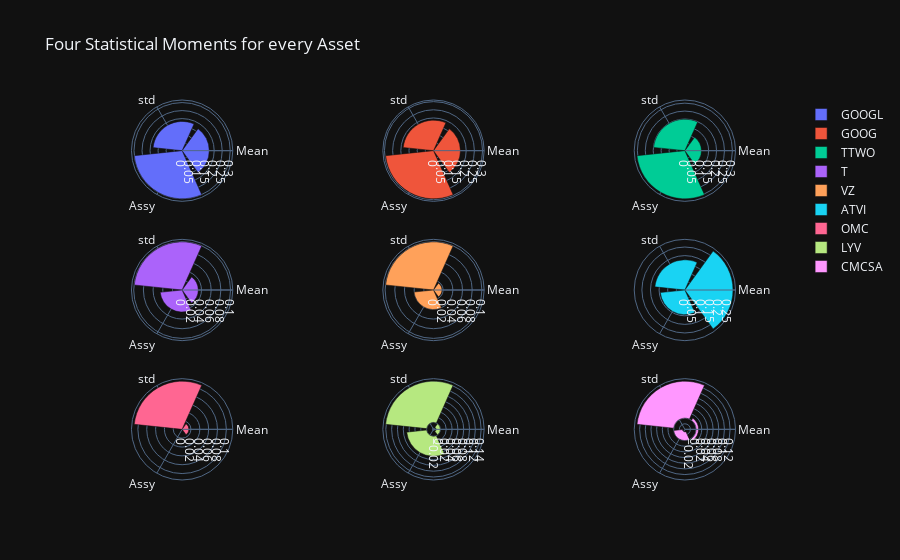

Notebook cell for this chart:
### Code cell
fig = make_subplots(
    rows=3, cols=3,specs=[[{"type": "barpolar"}, {"type": "barpolar"},{"type": "barpolar"}],
           [{"type": "barpolar"}, {"type": "barpolar"},{"type": "barpolar"}],
                         [{"type": "barpolar"}, {"type": "barpolar"},{"type": "barpolar"}],],shared_yaxes= 'all',
    shared_xaxes='all')
for i in range(9):
    y = info[info.index == g[i]]
    fig.add_trace(go.Barpolar(name =g[i] ,theta=['Mean','std','Assy'],
                              r=info[info.index == g[i]].iloc[0,:3]*np.array([100,10,0.1])),row=i//3+1, col=i%3+1 )

fig.update_layout(template='plotly_dark', title = 'Four Statistical Moments for every Asset')
fig.show()

### Figure 1 — Plotly figure (JSON) as saved in the notebook; plotly's stock layout.template omitted (floating-point values rounded to 4 significant figures)
{"data": [{"name": "GOOGL", "r": [0.1693, 0.1821, 0.3002], "subplot": "polar", "theta": ["Mean", "std", "Assy"], "type": "barpolar"}, {"name": "GOOG", "r": [0.1648, 0.1862, 0.2944], "subplot": "polar2", "theta": ["Mean", "std", "Assy"], "type": "barpolar"}, {"name": "TTWO", "r": [0.1046, 0.1985, 0.3039], "subplot": "polar3", "theta": ["Mean", "std", "Assy"], "type": "barpolar"}, {"name": "T", "r": [0.03344, 0.09943, 0.0455], "subplot": "polar4", "theta": ["Mean", "std", "Assy"], "type": "barpolar"}, {"name": "VZ", "r": [0.01755, 0.09949, 0.04044], "subplot": "polar5", "theta": ["Mean", "std", "Assy"], "type": "barpolar"}, {"name": "ATVI", "r": [0.28, 0.1754, 0.1436], "subplot": "polar6", "theta": ["Mean", "std", "Assy"], "type": "barpolar"}, {"name": "OMC", "r": [0.01535, 0.1088, 0.0002695], "subplot": "polar7", "theta": ["Mean", "std", "Assy"], "type": "barpolar"}, {"name": "LYV", "r": [-0.01506, 0.1415, 0.06872], "subplot": "polar8", "theta": ["Mean", "std", "Assy"], "type": "barpolar"}, {"name": "CMCSA", "r": [0.008703, 0.1302, -0.0306], "subplot": "polar9", "theta": ["Mean", "std", "Assy"], "type": "barpolar"}], "layout": {"polar": {"domain": {"x": [0, 0.2889], "y": [0.7333, 1]}}, "polar2": {"domain": {"x": [0.3556, 0.6444], "y": [0.7333, 1]}}, "polar3": {"domain": {"x": [0.7111, 1], "y": [0.7333, 1]}}, "polar4": {"domain": {"x": [0, 0.2889], "y": [0.3667, 0.6333]}}, "polar5": {"domain": {"x": [0.3556, 0.6444], "y": [0.3667, 0.6333]}}, "polar6": {"domain": {"x": [0.7111, 1], "y": [0.3667, 0.6333]}}, "polar7": {"domain": {"x": [0, 0.2889], "y": [0, 0.2667]}}, "polar8": {"domain": {"x": [0.3556, 0.6444], "y": [0, 0.2667]}}, "polar9": {"domain": {"x": [0.7111, 1], "y": [0, 0.2667]}}, "title": {"text": "Four Statistical Moments for every Asset"}}}
